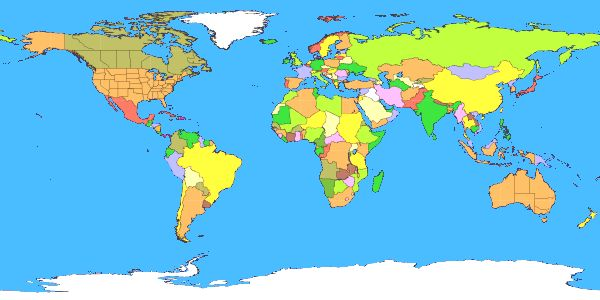
#> input picture HamSatTune_CYD/assets/WorldMap3.jpg, 600 x 300 px
$ python generate_world_map.py
#> lines starting #> are read from the running program, lines starting #| are printed output that depends on the picture
"""Generate the 320x160 RGB565 indexed map used by the CYD sketch.

Run from the repository root after installing Pillow:
    python HamSatTune_CYD/assets/generate_world_map.py
"""

from pathlib import Path
from PIL import Image

HERE = Path(__file__).resolve().parent
SOURCE = HERE / "WorldMap3.jpg"
OUTPUT = HERE.parent / "world_map_data.h"
WIDTH, HEIGHT = 320, 160

image = Image.open(SOURCE).convert("RGB")
#> image is the input picture: PIL image 600x300 RGB; mean R, G, B 121.3, 197.2, 215.3
image = image.resize((WIDTH, HEIGHT), Image.Resampling.LANCZOS)
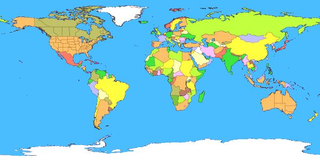
#> image: PIL image 320x160 RGB; mean R, G, B 121.2, 197.2, 215.2
image = image.quantize(colors=64, method=Image.Quantize.MEDIANCUT)
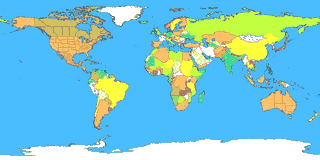
#> image: PIL image 320x160 P; mean R, G, B 122, 198.1, 216.5
palette = image.getpalette()
#> palette = 192 values, max 255 at index 0, min 58 at index 47, mean 175.7
indices = image.tobytes()

colors = []
for index in range(64):
    red, green, blue = palette[index * 3:index * 3 + 3]
    colors.append(((red & 0xF8) << 8) | ((green & 0xFC) << 3) | (blue >> 3))
#> this loop made 64 passes
#> (red, green, blue) on passes 1 to 12: (255, 255, 255), (252, 255, 255), (254, 255, 226), (254, 255, 62), (254, 254, 253), (253, 251, 251), (253, 252, 112), (254, 253, 60), (253, 215, 128), (253, 196, 122), (253, 192, 129), (253, 192, 101)
#> after the loop, colors = 64 values, max 65535 at index 0, min 17590 at index 62, mean 37338.2

with OUTPUT.open("w", encoding="ascii") as output:
    output.write("// Generated from assets/WorldMap3.jpg by assets/generate_world_map.py.\n")
    output.write("#pragma once\n#include <Arduino.h>\n\n")
    output.write("constexpr uint16_t WORLD_MAP_PALETTE[64] = {\n")
    for offset in range(0, 64, 8):
        output.write("  " + ", ".join(f"0x{value:04X}" for value in colors[offset:offset + 8]) + ",\n")
    output.write("};\n\n")
    output.write("constexpr uint8_t WORLD_MAP_PIXELS[320 * 160] = {\n")
    for offset in range(0, len(indices), 32):
        output.write("  " + ", ".join(str(value) for value in indices[offset:offset + 32]) + ",\n")
#> this loop made 1600 passes
#> offset on passes 2 to 4: 32, 64, 96
    output.write("};\n")
